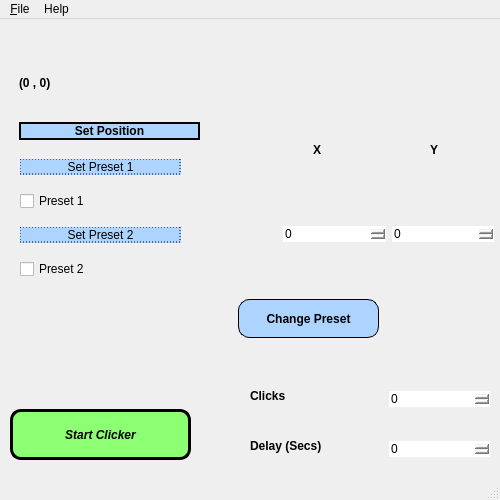
<?xml version="1.0" encoding="UTF-8"?>
<ui version="4.0">
 <class>MainWindow</class>
 <widget class="QMainWindow" name="MainWindow">
  <property name="geometry">
   <rect>
    <x>0</x>
    <y>0</y>
    <width>500</width>
    <height>500</height>
   </rect>
  </property>
  <property name="minimumSize">
   <size>
    <width>500</width>
    <height>500</height>
   </size>
  </property>
  <property name="windowTitle">
   <string>MainWindow</string>
  </property>
  <property name="windowIcon">
   <iconset>
    <normaloff>ac.ico</normaloff>ac.ico</iconset>
  </property>
  <property name="styleSheet">
   <string notr="true"/>
  </property>
  <widget class="QWidget" name="centralwidget">
   <widget class="QWidget" name="verticalLayoutWidget">
    <property name="geometry">
     <rect>
      <x>20</x>
      <y>130</y>
      <width>161</width>
      <height>141</height>
     </rect>
    </property>
    <layout class="QVBoxLayout" name="verticalLayout">
     <item>
      <widget class="QPushButton" name="pushButton_3">
       <property name="styleSheet">
        <string notr="true">border-radius: 11.33px;font: 75 22.3pt &quot;Calibri&quot;;background-color: rgb(172, 212, 255);border: 1px dashed black;</string>
       </property>
       <property name="text">
        <string>Set Preset 1</string>
       </property>
      </widget>
     </item>
     <item>
      <widget class="QCheckBox" name="checkBox">
       <property name="styleSheet">
        <string notr="true">color: black; font: 87 11pt &quot;Arial&quot;;</string>
       </property>
       <property name="text">
        <string>Preset 1</string>
       </property>
      </widget>
     </item>
     <item>
      <widget class="QPushButton" name="pushButton_4">
       <property name="styleSheet">
        <string notr="true">border-radius: 11.33px; font: 75 22.3pt &quot;Calibri&quot;; background-color: rgb(172, 212, 255); border: 1px dashed black;</string>
       </property>
       <property name="text">
        <string>Set Preset 2</string>
       </property>
      </widget>
     </item>
     <item>
      <widget class="QCheckBox" name="checkBox_2">
       <property name="layoutDirection">
        <enum>Qt::LeftToRight</enum>
       </property>
       <property name="autoFillBackground">
        <bool>false</bool>
       </property>
       <property name="styleSheet">
        <string notr="true">color: black; font: 87 11pt &quot;Arial&quot;;</string>
       </property>
       <property name="text">
        <string>Preset 2</string>
       </property>
      </widget>
     </item>
    </layout>
   </widget>
   <widget class="QWidget" name="horizontalLayoutWidget">
    <property name="geometry">
     <rect>
      <x>283</x>
      <y>160</y>
      <width>211</width>
      <height>111</height>
     </rect>
    </property>
    <layout class="QHBoxLayout" name="horizontalLayout">
     <item>
      <widget class="QSpinBox" name="spinBox_2">
       <property name="styleSheet">
        <string notr="true">border-radius: 13px;
font: 75 22.3pt &quot;Calibri&quot;;</string>
       </property>
       <property name="maximum">
        <number>9999</number>
       </property>
      </widget>
     </item>
     <item>
      <widget class="QSpinBox" name="spinBox">
       <property name="styleSheet">
        <string notr="true">border-radius: 13px;
font: 75 22.3pt &quot;Calibri&quot;;</string>
       </property>
       <property name="maximum">
        <number>9999</number>
       </property>
      </widget>
     </item>
    </layout>
   </widget>
   <widget class="QLabel" name="label">
    <property name="geometry">
     <rect>
      <x>313</x>
      <y>100</y>
      <width>31</width>
      <height>61</height>
     </rect>
    </property>
    <property name="layoutDirection">
     <enum>Qt::LeftToRight</enum>
    </property>
    <property name="autoFillBackground">
     <bool>false</bool>
    </property>
    <property name="styleSheet">
     <string notr="true">font: 75 33pt &quot;Calibri&quot;; font-weight: 700;</string>
    </property>
    <property name="text">
     <string>X</string>
    </property>
   </widget>
   <widget class="QLabel" name="label_2">
    <property name="geometry">
     <rect>
      <x>430</x>
      <y>105</y>
      <width>31</width>
      <height>51</height>
     </rect>
    </property>
    <property name="layoutDirection">
     <enum>Qt::LeftToRight</enum>
    </property>
    <property name="autoFillBackground">
     <bool>false</bool>
    </property>
    <property name="styleSheet">
     <string notr="true">font: 75 33pt &quot;Calibri&quot;; font-weight: 700;</string>
    </property>
    <property name="text">
     <string>Y</string>
    </property>
   </widget>
   <widget class="QLabel" name="label_3">
    <property name="geometry">
     <rect>
      <x>250</x>
      <y>350</y>
      <width>121</width>
      <height>54</height>
     </rect>
    </property>
    <property name="layoutDirection">
     <enum>Qt::LeftToRight</enum>
    </property>
    <property name="autoFillBackground">
     <bool>false</bool>
    </property>
    <property name="styleSheet">
     <string notr="true">font: 75 18.33pt &quot;Calibri&quot;; font-weight: 700;</string>
    </property>
    <property name="text">
     <string>Clicks</string>
    </property>
   </widget>
   <widget class="QWidget" name="verticalLayoutWidget_2">
    <property name="geometry">
     <rect>
      <x>389</x>
      <y>350</y>
      <width>101</width>
      <height>61</height>
     </rect>
    </property>
    <layout class="QVBoxLayout" name="verticalLayout_2">
     <item>
      <widget class="QSpinBox" name="spinBox_3">
       <property name="styleSheet">
        <string notr="true">border-radius: 0px;
font: 75 22.3pt &quot;Calibri&quot;;</string>
       </property>
       <property name="maximum">
        <number>9999</number>
       </property>
      </widget>
     </item>
    </layout>
   </widget>
   <widget class="QPushButton" name="pushButton">
    <property name="geometry">
     <rect>
      <x>10</x>
      <y>390</y>
      <width>181</width>
      <height>51</height>
     </rect>
    </property>
    <property name="styleSheet">
     <string notr="true">border-radius: 11.33px;font: 75 22.3pt &quot;Calibri&quot;;background-color: rgb(140, 255, 114);border: 3px solid black; font-weight: 700; font-style: italic;</string>
    </property>
    <property name="text">
     <string>Start Clicker</string>
    </property>
   </widget>
   <widget class="QWidget" name="gridLayoutWidget">
    <property name="geometry">
     <rect>
      <x>19</x>
      <y>30</y>
      <width>181</width>
      <height>91</height>
     </rect>
    </property>
    <layout class="QGridLayout" name="gridLayout">
     <item row="1" column="0">
      <widget class="QPushButton" name="pushButton_2">
       <property name="styleSheet">
        <string notr="true">border-radius: 11.33px;font: 75 22.3pt &quot;Calibri&quot;;background-color: rgb(172, 212, 255);border: 2.33px solid black; font-weight: 500;</string>
       </property>
       <property name="text">
        <string>Set Position</string>
       </property>
      </widget>
     </item>
     <item row="0" column="0">
      <widget class="QLabel" name="label_5">
       <property name="layoutDirection">
        <enum>Qt::LeftToRight</enum>
       </property>
       <property name="autoFillBackground">
        <bool>false</bool>
       </property>
       <property name="styleSheet">
        <string notr="true">font: 75 23.33pt &quot;Calibri&quot;; font-weight:600;</string>
       </property>
       <property name="text">
        <string>(0 , 0)</string>
       </property>
      </widget>
     </item>
    </layout>
   </widget>
   <widget class="QPushButton" name="pushButton_5">
    <property name="geometry">
     <rect>
      <x>238</x>
      <y>280</y>
      <width>141</width>
      <height>39</height>
     </rect>
    </property>
    <property name="styleSheet">
     <string notr="true">border-radius: 11.33px; font: 75 12.3pt &quot;Calibri&quot;; background-color: rgb(172, 212, 255); border: 0.5px solid black; font-weight: 700;</string>
    </property>
    <property name="text">
     <string>Change Preset</string>
    </property>
   </widget>
   <widget class="QWidget" name="verticalLayoutWidget_3">
    <property name="geometry">
     <rect>
      <x>389</x>
      <y>400</y>
      <width>101</width>
      <height>61</height>
     </rect>
    </property>
    <layout class="QVBoxLayout" name="verticalLayout_3">
     <item>
      <widget class="QSpinBox" name="spinBox_4">
       <property name="styleSheet">
        <string notr="true">border-radius: 0px;font: 75 22.3pt &quot;Calibri&quot;;</string>
       </property>
       <property name="maximum">
        <number>9999</number>
       </property>
      </widget>
     </item>
    </layout>
   </widget>
   <widget class="QLabel" name="label_4">
    <property name="geometry">
     <rect>
      <x>250</x>
      <y>400</y>
      <width>121</width>
      <height>54</height>
     </rect>
    </property>
    <property name="layoutDirection">
     <enum>Qt::LeftToRight</enum>
    </property>
    <property name="autoFillBackground">
     <bool>false</bool>
    </property>
    <property name="styleSheet">
     <string notr="true">font: 75 18.33pt &quot;Calibri&quot;; font-weight: 700;</string>
    </property>
    <property name="text">
     <string>Delay (Secs)</string>
    </property>
   </widget>
  </widget>
  <widget class="QMenuBar" name="menubar">
   <property name="geometry">
    <rect>
     <x>0</x>
     <y>0</y>
     <width>500</width>
     <height>21</height>
    </rect>
   </property>
   <property name="layoutDirection">
    <enum>Qt::LeftToRight</enum>
   </property>
   <property name="autoFillBackground">
    <bool>false</bool>
   </property>
   <property name="styleSheet">
    <string notr="true"/>
   </property>
   <widget class="QMenu" name="menuFile">
    <property name="title">
     <string>&amp;File</string>
    </property>
    <addaction name="separator"/>
    <addaction name="actionClose"/>
   </widget>
   <widget class="QMenu" name="menuHelp">
    <property name="title">
     <string>Help</string>
    </property>
    <addaction name="actionReport_Bug"/>
    <addaction name="actionRepositary"/>
    <addaction name="actionManual"/>
   </widget>
   <addaction name="menuFile"/>
   <addaction name="menuHelp"/>
  </widget>
  <widget class="QStatusBar" name="statusbar"/>
  <action name="actionReport_Bug">
   <property name="text">
    <string>Report Bug</string>
   </property>
  </action>
  <action name="actionRepositary">
   <property name="text">
    <string>Github Repo</string>
   </property>
  </action>
  <action name="actionClose">
   <property name="text">
    <string>Close</string>
   </property>
  </action>
  <action name="actionManual">
   <property name="text">
    <string>Manual</string>
   </property>
  </action>
 </widget>
 <resources/>
 <connections/>
</ui>
